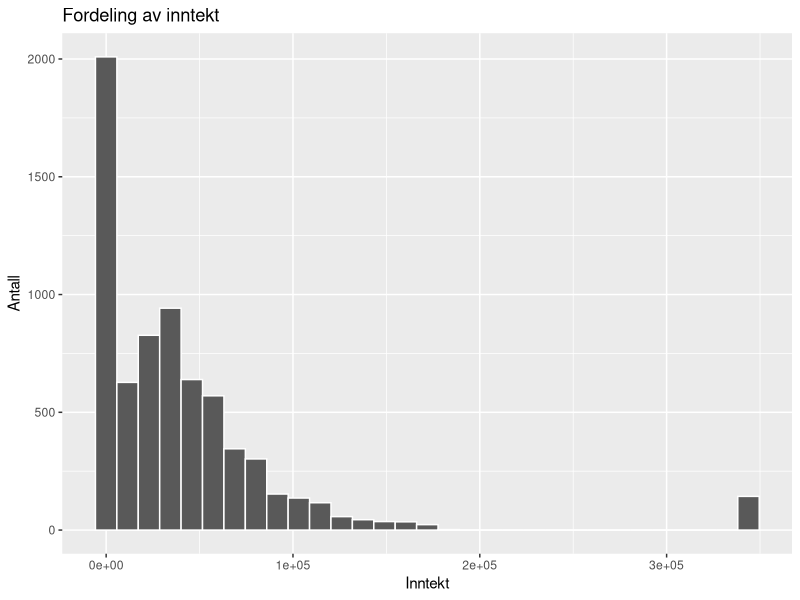
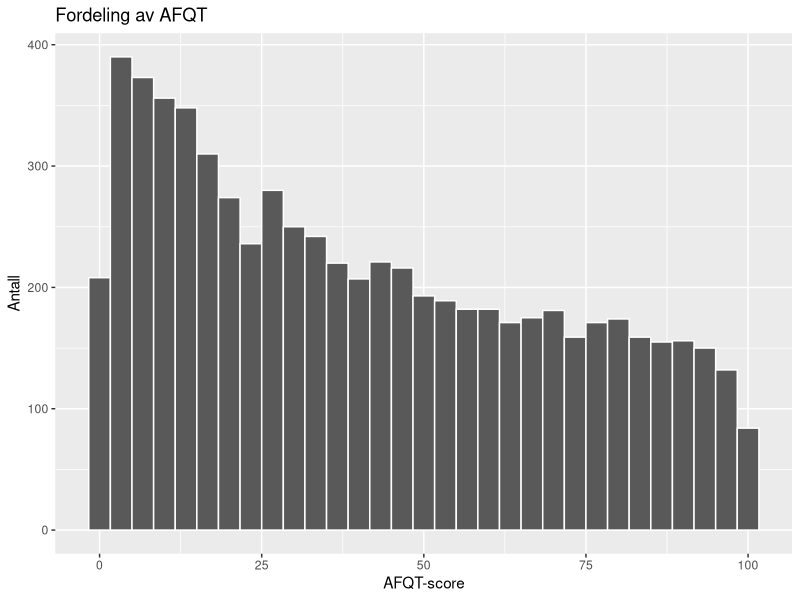
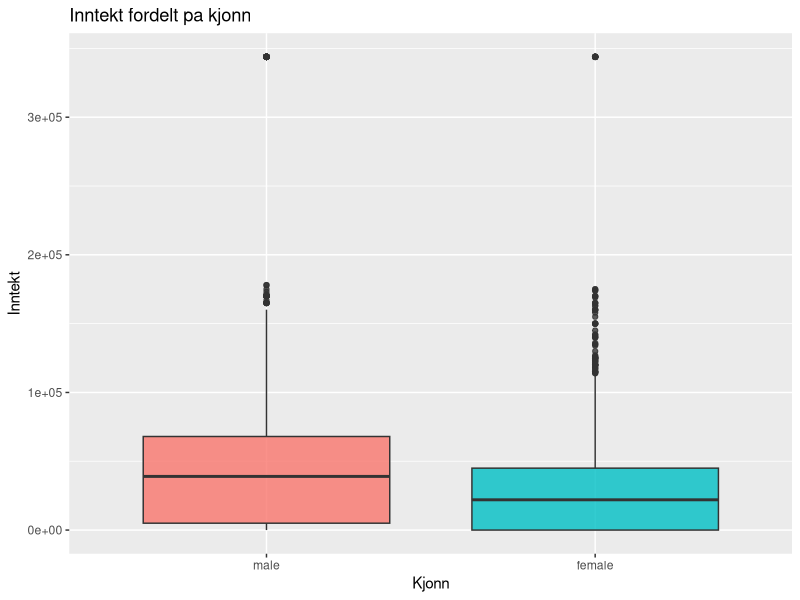
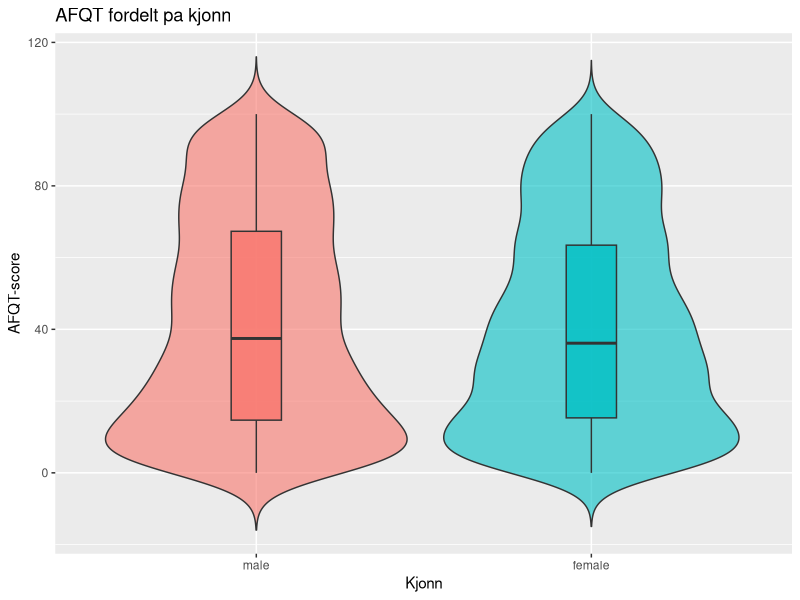
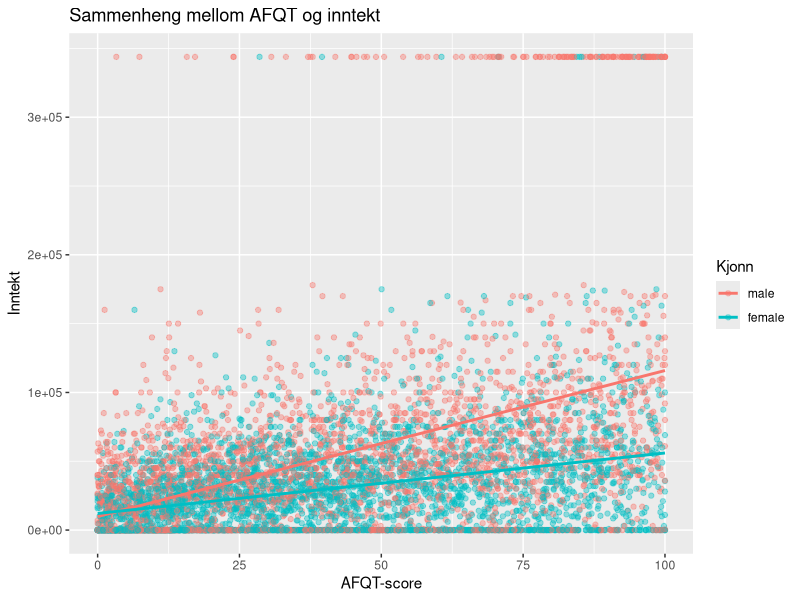
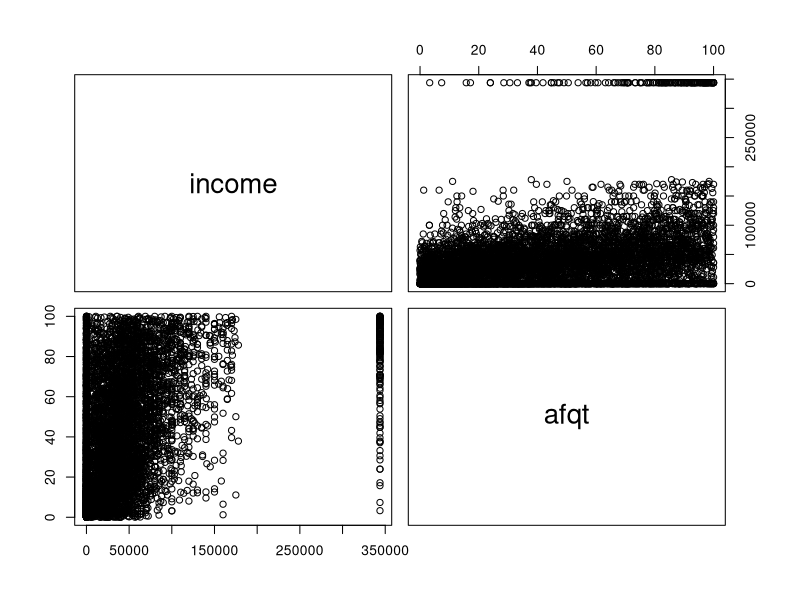

Reproduce these figures in R, in order.
## ---- chunk 1
library(dplyr)
library(ggplot2)
library(modelr)
library(knitr)

data <- modelr::heights

modelr::heights
## ---- chunk 2
data |>
summarise(
n = n(),
mean_income = mean(income),
sd_income = sd(income),
median_income = median(income),
mean_afqt = mean(afqt),
sd_afqt = sd(afqt),
median_afqt = median(afqt)
) |>
knitr::kable()
## ---- chunk 3
ggplot(data, aes(x = income)) +
geom_histogram(binwidth = diff(range(data$income, na.rm=TRUE))/30, color = "white") +
labs(title = "Fordeling av inntekt",
x = "Inntekt",
y = "Antall")

ggplot(data, aes(x = afqt)) +
geom_histogram(binwidth = diff(range(data$afqt, na.rm=TRUE))/30, color = "white") +
labs(title = "Fordeling av AFQT",
x = "AFQT-score",
y = "Antall")


## ---- chunk 4
ggplot(data = modelr::heights, aes(x = sex, y = income, fill = sex)) +
geom_boxplot(alpha = 0.8, show.legend = FALSE) +
labs(title = "Inntekt fordelt pa kjonn",
x = "Kjonn", y = "Inntekt")

## ---- chunk 5
ggplot(data, aes(x = sex, y = afqt, fill = sex)) +
geom_violin(alpha = 0.6, trim = FALSE, show.legend = FALSE) +
geom_boxplot(width = .15, outlier.shape = NA, alpha = 0.8, show.legend = FALSE) +
labs(title = "AFQT fordelt pa kjonn",
x = "Kjonn", y = "AFQT-score")

## ---- chunk 6
ggplot(data, aes(x = afqt, y = income, color = sex)) +
geom_point(alpha = 0.4) +
geom_smooth(method = "lm", se = FALSE) +
labs(title = "Sammenheng mellom AFQT og inntekt",
x = "AFQT-score", y = "Inntekt", color = "Kjonn")

## ---- chunk 7
# Enkel korrelasjon mellom income og afqt

cor_tbl <- data |>
summarise(kor_income_afqt = cor(income, afqt))
knitr::kable(cor_tbl)

# Parvis spredningsplott (kan være "tungt" på store datasett)

pairs(~ income + afqt, data = data)

# regresjon
mod1 <- lm(income ~ afqt + sex, data = data)
broom::tidy(mod1, conf.int = TRUE) |>
knitr::kable(digits = 3)

